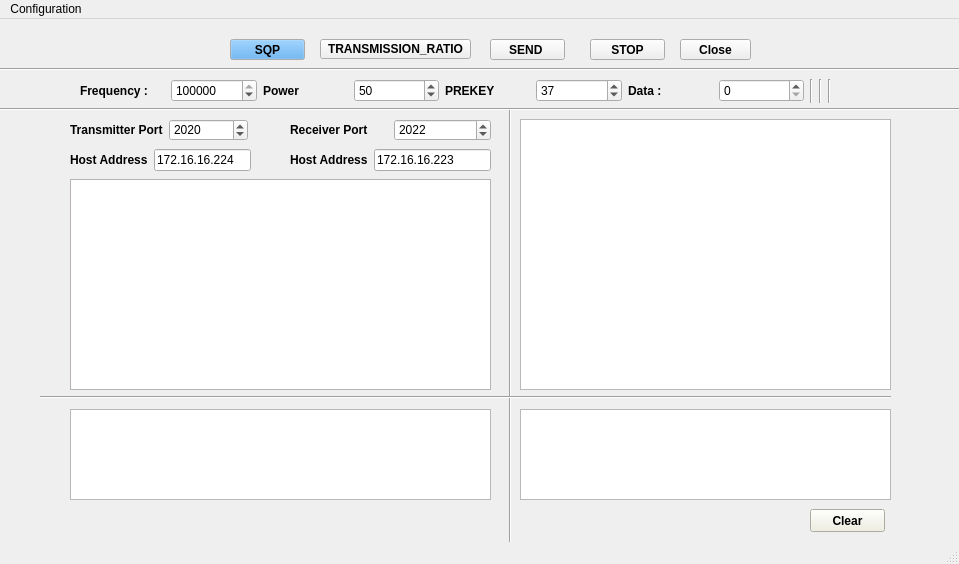
<?xml version="1.0" encoding="UTF-8"?>
<ui version="4.0">
 <class>MainWindow3</class>
 <widget class="QMainWindow" name="MainWindow3">
  <property name="geometry">
   <rect>
    <x>0</x>
    <y>0</y>
    <width>959</width>
    <height>564</height>
   </rect>
  </property>
  <property name="windowTitle">
   <string>MainWindow</string>
  </property>
  <widget class="QWidget" name="centralwidget">
   <widget class="QLabel" name="label">
    <property name="geometry">
     <rect>
      <x>80</x>
      <y>20</y>
      <width>81</width>
      <height>20</height>
     </rect>
    </property>
    <property name="text">
     <string/>
    </property>
    <property name="pixmap">
     <pixmap>../../Desktop/Capture.PNG</pixmap>
    </property>
   </widget>
   <widget class="QPushButton" name="TRANSMISSION_RATIO">
    <property name="geometry">
     <rect>
      <x>320</x>
      <y>20</y>
      <width>151</width>
      <height>20</height>
     </rect>
    </property>
    <property name="font">
     <font>
      <weight>75</weight>
      <bold>true</bold>
     </font>
    </property>
    <property name="text">
     <string>TRANSMISSION_RATIO</string>
    </property>
   </widget>
   <widget class="QPlainTextEdit" name="plainTextEdit_3">
    <property name="geometry">
     <rect>
      <x>70</x>
      <y>390</y>
      <width>421</width>
      <height>91</height>
     </rect>
    </property>
    <property name="font">
     <font>
      <family>Arial</family>
      <weight>75</weight>
      <bold>true</bold>
     </font>
    </property>
   </widget>
   <widget class="QPushButton" name="SQP">
    <property name="geometry">
     <rect>
      <x>230</x>
      <y>20</y>
      <width>75</width>
      <height>21</height>
     </rect>
    </property>
    <property name="palette">
     <palette>
      <active>
       <colorrole role="Button">
        <brush brushstyle="SolidPattern">
         <color alpha="255">
          <red>74</red>
          <green>158</green>
          <blue>231</blue>
         </color>
        </brush>
       </colorrole>
      </active>
      <inactive>
       <colorrole role="Button">
        <brush brushstyle="SolidPattern">
         <color alpha="255">
          <red>74</red>
          <green>158</green>
          <blue>231</blue>
         </color>
        </brush>
       </colorrole>
      </inactive>
      <disabled>
       <colorrole role="Button">
        <brush brushstyle="SolidPattern">
         <color alpha="255">
          <red>74</red>
          <green>158</green>
          <blue>231</blue>
         </color>
        </brush>
       </colorrole>
      </disabled>
     </palette>
    </property>
    <property name="font">
     <font>
      <weight>75</weight>
      <bold>true</bold>
     </font>
    </property>
    <property name="text">
     <string>SQP</string>
    </property>
   </widget>
   <widget class="QWidget" name="layoutWidget_3">
    <property name="geometry">
     <rect>
      <x>80</x>
      <y>60</y>
      <width>751</width>
      <height>24</height>
     </rect>
    </property>
    <layout class="QHBoxLayout" name="horizontalLayout_5">
     <item>
      <widget class="QLabel" name="label_39">
       <property name="font">
        <font>
         <family>MS Shell Dlg 2</family>
         <weight>75</weight>
         <bold>true</bold>
        </font>
       </property>
       <property name="text">
        <string>Frequency :</string>
       </property>
      </widget>
     </item>
     <item>
      <widget class="QSpinBox" name="frequence_5">
       <property name="maximum">
        <number>123456789</number>
       </property>
       <property name="value">
        <number>118025</number>
       </property>
      </widget>
     </item>
     <item>
      <widget class="QLabel" name="label_40">
       <property name="font">
        <font>
         <weight>75</weight>
         <bold>true</bold>
        </font>
       </property>
       <property name="text">
        <string>Power</string>
       </property>
      </widget>
     </item>
     <item>
      <widget class="QSpinBox" name="puissance_5">
       <property name="value">
        <number>50</number>
       </property>
      </widget>
     </item>
     <item>
      <widget class="QLabel" name="label_41">
       <property name="font">
        <font>
         <weight>75</weight>
         <bold>true</bold>
        </font>
       </property>
       <property name="text">
        <string>PREKEY</string>
       </property>
      </widget>
     </item>
     <item>
      <widget class="QSpinBox" name="prekey_5">
       <property name="minimum">
        <number>0</number>
       </property>
       <property name="stepType">
        <enum>QAbstractSpinBox::DefaultStepType</enum>
       </property>
       <property name="value">
        <number>37</number>
       </property>
      </widget>
     </item>
     <item>
      <widget class="QLabel" name="label_42">
       <property name="font">
        <font>
         <weight>75</weight>
         <bold>true</bold>
        </font>
       </property>
       <property name="text">
        <string>Data :</string>
       </property>
      </widget>
     </item>
     <item>
      <widget class="QSpinBox" name="donneesAcars">
       <property name="minimum">
        <number>0</number>
       </property>
       <property name="maximum">
        <number>1234567896</number>
       </property>
       <property name="stepType">
        <enum>QAbstractSpinBox::DefaultStepType</enum>
       </property>
      </widget>
     </item>
     <item>
      <widget class="Line" name="line_18">
       <property name="orientation">
        <enum>Qt::Vertical</enum>
       </property>
      </widget>
     </item>
     <item>
      <widget class="Line" name="line_19">
       <property name="orientation">
        <enum>Qt::Vertical</enum>
       </property>
      </widget>
     </item>
     <item>
      <widget class="Line" name="line_20">
       <property name="orientation">
        <enum>Qt::Vertical</enum>
       </property>
      </widget>
     </item>
    </layout>
   </widget>
   <widget class="QPushButton" name="pushButton">
    <property name="geometry">
     <rect>
      <x>490</x>
      <y>20</y>
      <width>75</width>
      <height>21</height>
     </rect>
    </property>
    <property name="font">
     <font>
      <weight>75</weight>
      <bold>true</bold>
     </font>
    </property>
    <property name="text">
     <string>SEND </string>
    </property>
   </widget>
   <widget class="Line" name="line_7">
    <property name="geometry">
     <rect>
      <x>-20</x>
      <y>40</y>
      <width>991</width>
      <height>20</height>
     </rect>
    </property>
    <property name="orientation">
     <enum>Qt::Horizontal</enum>
    </property>
   </widget>
   <widget class="QWidget" name="layoutWidget">
    <property name="geometry">
     <rect>
      <x>70</x>
      <y>130</y>
      <width>181</width>
      <height>22</height>
     </rect>
    </property>
    <layout class="QHBoxLayout" name="horizontalLayout_21">
     <item>
      <widget class="QLabel" name="label_44">
       <property name="font">
        <font>
         <weight>75</weight>
         <bold>true</bold>
        </font>
       </property>
       <property name="text">
        <string>Host Address</string>
       </property>
      </widget>
     </item>
     <item>
      <widget class="QLineEdit" name="hostaddress1_TX">
       <property name="text">
        <string>172.16.16.224</string>
       </property>
      </widget>
     </item>
    </layout>
   </widget>
   <widget class="QWidget" name="layoutWidget_2">
    <property name="geometry">
     <rect>
      <x>290</x>
      <y>130</y>
      <width>201</width>
      <height>22</height>
     </rect>
    </property>
    <layout class="QHBoxLayout" name="horizontalLayout_22">
     <item>
      <widget class="QLabel" name="label_45">
       <property name="font">
        <font>
         <weight>75</weight>
         <bold>true</bold>
        </font>
       </property>
       <property name="text">
        <string>Host Address</string>
       </property>
      </widget>
     </item>
     <item>
      <widget class="QLineEdit" name="hostaddress1_RX">
       <property name="text">
        <string>172.16.16.223</string>
       </property>
      </widget>
     </item>
    </layout>
   </widget>
   <widget class="QPlainTextEdit" name="plainTextEdit_4">
    <property name="geometry">
     <rect>
      <x>520</x>
      <y>390</y>
      <width>371</width>
      <height>91</height>
     </rect>
    </property>
    <property name="font">
     <font>
      <family>Arial</family>
      <weight>75</weight>
      <bold>true</bold>
     </font>
    </property>
   </widget>
   <widget class="QPlainTextEdit" name="plainTextEdit">
    <property name="geometry">
     <rect>
      <x>520</x>
      <y>100</y>
      <width>371</width>
      <height>271</height>
     </rect>
    </property>
    <property name="font">
     <font>
      <family>Arial</family>
      <pointsize>10</pointsize>
      <weight>75</weight>
      <bold>true</bold>
     </font>
    </property>
   </widget>
   <widget class="QWidget" name="layoutWidget_5">
    <property name="geometry">
     <rect>
      <x>70</x>
      <y>100</y>
      <width>178</width>
      <height>22</height>
     </rect>
    </property>
    <layout class="QHBoxLayout" name="horizontalLayout_23">
     <item>
      <widget class="QLabel" name="label_46">
       <property name="font">
        <font>
         <weight>75</weight>
         <bold>true</bold>
        </font>
       </property>
       <property name="text">
        <string>Transmitter Port</string>
       </property>
      </widget>
     </item>
     <item>
      <widget class="QSpinBox" name="port1_TX">
       <property name="maximum">
        <number>573439634</number>
       </property>
       <property name="value">
        <number>2020</number>
       </property>
      </widget>
     </item>
    </layout>
   </widget>
   <widget class="QPlainTextEdit" name="plainTextEdit_2">
    <property name="geometry">
     <rect>
      <x>70</x>
      <y>160</y>
      <width>421</width>
      <height>211</height>
     </rect>
    </property>
    <property name="palette">
     <palette>
      <active>
       <colorrole role="Base">
        <brush brushstyle="SolidPattern">
         <color alpha="255">
          <red>255</red>
          <green>255</green>
          <blue>255</blue>
         </color>
        </brush>
       </colorrole>
       <colorrole role="Window">
        <brush brushstyle="SolidPattern">
         <color alpha="255">
          <red>240</red>
          <green>232</green>
          <blue>234</blue>
         </color>
        </brush>
       </colorrole>
       <colorrole role="Shadow">
        <brush brushstyle="SolidPattern">
         <color alpha="255">
          <red>105</red>
          <green>103</green>
          <blue>103</blue>
         </color>
        </brush>
       </colorrole>
      </active>
      <inactive>
       <colorrole role="Base">
        <brush brushstyle="SolidPattern">
         <color alpha="255">
          <red>255</red>
          <green>255</green>
          <blue>255</blue>
         </color>
        </brush>
       </colorrole>
       <colorrole role="Window">
        <brush brushstyle="SolidPattern">
         <color alpha="255">
          <red>240</red>
          <green>232</green>
          <blue>234</blue>
         </color>
        </brush>
       </colorrole>
       <colorrole role="Shadow">
        <brush brushstyle="SolidPattern">
         <color alpha="255">
          <red>105</red>
          <green>103</green>
          <blue>103</blue>
         </color>
        </brush>
       </colorrole>
      </inactive>
      <disabled>
       <colorrole role="Base">
        <brush brushstyle="SolidPattern">
         <color alpha="255">
          <red>240</red>
          <green>232</green>
          <blue>234</blue>
         </color>
        </brush>
       </colorrole>
       <colorrole role="Window">
        <brush brushstyle="SolidPattern">
         <color alpha="255">
          <red>240</red>
          <green>232</green>
          <blue>234</blue>
         </color>
        </brush>
       </colorrole>
       <colorrole role="Shadow">
        <brush brushstyle="SolidPattern">
         <color alpha="255">
          <red>105</red>
          <green>103</green>
          <blue>103</blue>
         </color>
        </brush>
       </colorrole>
      </disabled>
     </palette>
    </property>
    <property name="font">
     <font>
      <family>Arial</family>
      <pointsize>10</pointsize>
      <weight>75</weight>
      <bold>true</bold>
     </font>
    </property>
   </widget>
   <widget class="Line" name="line_2">
    <property name="geometry">
     <rect>
      <x>500</x>
      <y>90</y>
      <width>20</width>
      <height>481</height>
     </rect>
    </property>
    <property name="orientation">
     <enum>Qt::Vertical</enum>
    </property>
   </widget>
   <widget class="Line" name="line_3">
    <property name="geometry">
     <rect>
      <x>-100</x>
      <y>80</y>
      <width>1121</width>
      <height>20</height>
     </rect>
    </property>
    <property name="orientation">
     <enum>Qt::Horizontal</enum>
    </property>
   </widget>
   <widget class="QPushButton" name="Clear">
    <property name="geometry">
     <rect>
      <x>810</x>
      <y>490</y>
      <width>75</width>
      <height>23</height>
     </rect>
    </property>
    <property name="palette">
     <palette>
      <active>
       <colorrole role="WindowText">
        <brush brushstyle="SolidPattern">
         <color alpha="255">
          <red>0</red>
          <green>0</green>
          <blue>0</blue>
         </color>
        </brush>
       </colorrole>
       <colorrole role="Button">
        <brush brushstyle="SolidPattern">
         <color alpha="255">
          <red>239</red>
          <green>239</green>
          <blue>222</blue>
         </color>
        </brush>
       </colorrole>
       <colorrole role="Light">
        <brush brushstyle="SolidPattern">
         <color alpha="255">
          <red>255</red>
          <green>255</green>
          <blue>255</blue>
         </color>
        </brush>
       </colorrole>
       <colorrole role="Midlight">
        <brush brushstyle="SolidPattern">
         <color alpha="255">
          <red>247</red>
          <green>247</green>
          <blue>238</blue>
         </color>
        </brush>
       </colorrole>
       <colorrole role="Dark">
        <brush brushstyle="SolidPattern">
         <color alpha="255">
          <red>119</red>
          <green>119</green>
          <blue>111</blue>
         </color>
        </brush>
       </colorrole>
       <colorrole role="Mid">
        <brush brushstyle="SolidPattern">
         <color alpha="255">
          <red>159</red>
          <green>159</green>
          <blue>148</blue>
         </color>
        </brush>
       </colorrole>
       <colorrole role="Text">
        <brush brushstyle="SolidPattern">
         <color alpha="255">
          <red>0</red>
          <green>0</green>
          <blue>0</blue>
         </color>
        </brush>
       </colorrole>
       <colorrole role="BrightText">
        <brush brushstyle="SolidPattern">
         <color alpha="255">
          <red>255</red>
          <green>255</green>
          <blue>255</blue>
         </color>
        </brush>
       </colorrole>
       <colorrole role="ButtonText">
        <brush brushstyle="SolidPattern">
         <color alpha="255">
          <red>0</red>
          <green>0</green>
          <blue>0</blue>
         </color>
        </brush>
       </colorrole>
       <colorrole role="Base">
        <brush brushstyle="SolidPattern">
         <color alpha="255">
          <red>255</red>
          <green>255</green>
          <blue>255</blue>
         </color>
        </brush>
       </colorrole>
       <colorrole role="Window">
        <brush brushstyle="SolidPattern">
         <color alpha="255">
          <red>239</red>
          <green>239</green>
          <blue>222</blue>
         </color>
        </brush>
       </colorrole>
       <colorrole role="Shadow">
        <brush brushstyle="SolidPattern">
         <color alpha="255">
          <red>0</red>
          <green>0</green>
          <blue>0</blue>
         </color>
        </brush>
       </colorrole>
       <colorrole role="AlternateBase">
        <brush brushstyle="SolidPattern">
         <color alpha="255">
          <red>247</red>
          <green>247</green>
          <blue>238</blue>
         </color>
        </brush>
       </colorrole>
       <colorrole role="ToolTipBase">
        <brush brushstyle="SolidPattern">
         <color alpha="255">
          <red>255</red>
          <green>255</green>
          <blue>220</blue>
         </color>
        </brush>
       </colorrole>
       <colorrole role="ToolTipText">
        <brush brushstyle="SolidPattern">
         <color alpha="255">
          <red>0</red>
          <green>0</green>
          <blue>0</blue>
         </color>
        </brush>
       </colorrole>
       <colorrole role="PlaceholderText">
        <brush brushstyle="SolidPattern">
         <color alpha="128">
          <red>0</red>
          <green>0</green>
          <blue>0</blue>
         </color>
        </brush>
       </colorrole>
      </active>
      <inactive>
       <colorrole role="WindowText">
        <brush brushstyle="SolidPattern">
         <color alpha="255">
          <red>0</red>
          <green>0</green>
          <blue>0</blue>
         </color>
        </brush>
       </colorrole>
       <colorrole role="Button">
        <brush brushstyle="SolidPattern">
         <color alpha="255">
          <red>239</red>
          <green>239</green>
          <blue>222</blue>
         </color>
        </brush>
       </colorrole>
       <colorrole role="Light">
        <brush brushstyle="SolidPattern">
         <color alpha="255">
          <red>255</red>
          <green>255</green>
          <blue>255</blue>
         </color>
        </brush>
       </colorrole>
       <colorrole role="Midlight">
        <brush brushstyle="SolidPattern">
         <color alpha="255">
          <red>247</red>
          <green>247</green>
          <blue>238</blue>
         </color>
        </brush>
       </colorrole>
       <colorrole role="Dark">
        <brush brushstyle="SolidPattern">
         <color alpha="255">
          <red>119</red>
          <green>119</green>
          <blue>111</blue>
         </color>
        </brush>
       </colorrole>
       <colorrole role="Mid">
        <brush brushstyle="SolidPattern">
         <color alpha="255">
          <red>159</red>
          <green>159</green>
          <blue>148</blue>
         </color>
        </brush>
       </colorrole>
       <colorrole role="Text">
        <brush brushstyle="SolidPattern">
         <color alpha="255">
          <red>0</red>
          <green>0</green>
          <blue>0</blue>
         </color>
        </brush>
       </colorrole>
       <colorrole role="BrightText">
        <brush brushstyle="SolidPattern">
         <color alpha="255">
          <red>255</red>
          <green>255</green>
          <blue>255</blue>
         </color>
        </brush>
       </colorrole>
       <colorrole role="ButtonText">
        <brush brushstyle="SolidPattern">
         <color alpha="255">
          <red>0</red>
          <green>0</green>
          <blue>0</blue>
         </color>
        </brush>
       </colorrole>
       <colorrole role="Base">
        <brush brushstyle="SolidPattern">
         <color alpha="255">
          <red>255</red>
          <green>255</green>
          <blue>255</blue>
         </color>
        </brush>
       </colorrole>
       <colorrole role="Window">
        <brush brushstyle="SolidPattern">
         <color alpha="255">
          <red>239</red>
          <green>239</green>
          <blue>222</blue>
         </color>
        </brush>
       </colorrole>
       <colorrole role="Shadow">
        <brush brushstyle="SolidPattern">
         <color alpha="255">
          <red>0</red>
          <green>0</green>
          <blue>0</blue>
         </color>
        </brush>
       </colorrole>
       <colorrole role="AlternateBase">
        <brush brushstyle="SolidPattern">
         <color alpha="255">
          <red>247</red>
          <green>247</green>
          <blue>238</blue>
         </color>
        </brush>
       </colorrole>
       <colorrole role="ToolTipBase">
        <brush brushstyle="SolidPattern">
         <color alpha="255">
          <red>255</red>
          <green>255</green>
          <blue>220</blue>
         </color>
        </brush>
       </colorrole>
       <colorrole role="ToolTipText">
        <brush brushstyle="SolidPattern">
         <color alpha="255">
          <red>0</red>
          <green>0</green>
          <blue>0</blue>
         </color>
        </brush>
       </colorrole>
       <colorrole role="PlaceholderText">
        <brush brushstyle="SolidPattern">
         <color alpha="128">
          <red>0</red>
          <green>0</green>
          <blue>0</blue>
         </color>
        </brush>
       </colorrole>
      </inactive>
      <disabled>
       <colorrole role="WindowText">
        <brush brushstyle="SolidPattern">
         <color alpha="255">
          <red>119</red>
          <green>119</green>
          <blue>111</blue>
         </color>
        </brush>
       </colorrole>
       <colorrole role="Button">
        <brush brushstyle="SolidPattern">
         <color alpha="255">
          <red>239</red>
          <green>239</green>
          <blue>222</blue>
         </color>
        </brush>
       </colorrole>
       <colorrole role="Light">
        <brush brushstyle="SolidPattern">
         <color alpha="255">
          <red>255</red>
          <green>255</green>
          <blue>255</blue>
         </color>
        </brush>
       </colorrole>
       <colorrole role="Midlight">
        <brush brushstyle="SolidPattern">
         <color alpha="255">
          <red>247</red>
          <green>247</green>
          <blue>238</blue>
         </color>
        </brush>
       </colorrole>
       <colorrole role="Dark">
        <brush brushstyle="SolidPattern">
         <color alpha="255">
          <red>119</red>
          <green>119</green>
          <blue>111</blue>
         </color>
        </brush>
       </colorrole>
       <colorrole role="Mid">
        <brush brushstyle="SolidPattern">
         <color alpha="255">
          <red>159</red>
          <green>159</green>
          <blue>148</blue>
         </color>
        </brush>
       </colorrole>
       <colorrole role="Text">
        <brush brushstyle="SolidPattern">
         <color alpha="255">
          <red>119</red>
          <green>119</green>
          <blue>111</blue>
         </color>
        </brush>
       </colorrole>
       <colorrole role="BrightText">
        <brush brushstyle="SolidPattern">
         <color alpha="255">
          <red>255</red>
          <green>255</green>
          <blue>255</blue>
         </color>
        </brush>
       </colorrole>
       <colorrole role="ButtonText">
        <brush brushstyle="SolidPattern">
         <color alpha="255">
          <red>119</red>
          <green>119</green>
          <blue>111</blue>
         </color>
        </brush>
       </colorrole>
       <colorrole role="Base">
        <brush brushstyle="SolidPattern">
         <color alpha="255">
          <red>239</red>
          <green>239</green>
          <blue>222</blue>
         </color>
        </brush>
       </colorrole>
       <colorrole role="Window">
        <brush brushstyle="SolidPattern">
         <color alpha="255">
          <red>239</red>
          <green>239</green>
          <blue>222</blue>
         </color>
        </brush>
       </colorrole>
       <colorrole role="Shadow">
        <brush brushstyle="SolidPattern">
         <color alpha="255">
          <red>0</red>
          <green>0</green>
          <blue>0</blue>
         </color>
        </brush>
       </colorrole>
       <colorrole role="AlternateBase">
        <brush brushstyle="SolidPattern">
         <color alpha="255">
          <red>239</red>
          <green>239</green>
          <blue>222</blue>
         </color>
        </brush>
       </colorrole>
       <colorrole role="ToolTipBase">
        <brush brushstyle="SolidPattern">
         <color alpha="255">
          <red>255</red>
          <green>255</green>
          <blue>220</blue>
         </color>
        </brush>
       </colorrole>
       <colorrole role="ToolTipText">
        <brush brushstyle="SolidPattern">
         <color alpha="255">
          <red>0</red>
          <green>0</green>
          <blue>0</blue>
         </color>
        </brush>
       </colorrole>
       <colorrole role="PlaceholderText">
        <brush brushstyle="SolidPattern">
         <color alpha="128">
          <red>0</red>
          <green>0</green>
          <blue>0</blue>
         </color>
        </brush>
       </colorrole>
      </disabled>
     </palette>
    </property>
    <property name="font">
     <font>
      <weight>75</weight>
      <bold>true</bold>
     </font>
    </property>
    <property name="text">
     <string>Clear</string>
    </property>
   </widget>
   <widget class="QWidget" name="layoutWidget_4">
    <property name="geometry">
     <rect>
      <x>290</x>
      <y>100</y>
      <width>201</width>
      <height>22</height>
     </rect>
    </property>
    <layout class="QHBoxLayout" name="horizontalLayout_20">
     <item>
      <widget class="QLabel" name="label_38">
       <property name="font">
        <font>
         <weight>75</weight>
         <bold>true</bold>
        </font>
       </property>
       <property name="text">
        <string>Receiver Port</string>
       </property>
      </widget>
     </item>
     <item>
      <widget class="QSpinBox" name="port1_RX">
       <property name="maximum">
        <number>573439634</number>
       </property>
       <property name="value">
        <number>2022</number>
       </property>
      </widget>
     </item>
    </layout>
   </widget>
   <widget class="Line" name="line_8">
    <property name="geometry">
     <rect>
      <x>40</x>
      <y>370</y>
      <width>851</width>
      <height>16</height>
     </rect>
    </property>
    <property name="orientation">
     <enum>Qt::Horizontal</enum>
    </property>
   </widget>
   <widget class="QPushButton" name="close">
    <property name="geometry">
     <rect>
      <x>680</x>
      <y>20</y>
      <width>71</width>
      <height>21</height>
     </rect>
    </property>
    <property name="font">
     <font>
      <weight>75</weight>
      <bold>true</bold>
     </font>
    </property>
    <property name="text">
     <string>Close</string>
    </property>
   </widget>
   <widget class="QPushButton" name="pushButton_2">
    <property name="geometry">
     <rect>
      <x>590</x>
      <y>20</y>
      <width>75</width>
      <height>21</height>
     </rect>
    </property>
    <property name="font">
     <font>
      <weight>75</weight>
      <bold>true</bold>
     </font>
    </property>
    <property name="text">
     <string>STOP</string>
    </property>
   </widget>
  </widget>
  <widget class="QMenuBar" name="menubar">
   <property name="geometry">
    <rect>
     <x>0</x>
     <y>0</y>
     <width>959</width>
     <height>21</height>
    </rect>
   </property>
   <widget class="QMenu" name="menuConfiguration">
    <property name="title">
     <string>Configuration</string>
    </property>
    <widget class="QMenu" name="menuTransmitter">
     <property name="title">
      <string>Transmitter</string>
     </property>
     <addaction name="actionPARAM_REQ"/>
     <addaction name="actionUNIT_DATA_EQ"/>
     <addaction name="actionPWR_SET_REQ"/>
     <addaction name="actionMODE_SET_REQ"/>
     <addaction name="actionPURGE_REQ"/>
    </widget>
    <widget class="QMenu" name="menuReceiver">
     <property name="title">
      <string>Receiver</string>
     </property>
     <addaction name="actionPARAM_REQ_2"/>
     <addaction name="actionMODE_SET_REQ_2"/>
    </widget>
    <addaction name="menuTransmitter"/>
    <addaction name="menuReceiver"/>
    <addaction name="actionVersion"/>
   </widget>
   <addaction name="menuConfiguration"/>
  </widget>
  <widget class="QStatusBar" name="statusbar"/>
  <action name="actionPARAM_REQ">
   <property name="text">
    <string>PARAM_REQ</string>
   </property>
  </action>
  <action name="actionPARAM_REQ_2">
   <property name="text">
    <string>PARAM_REQ</string>
   </property>
  </action>
  <action name="actionUNIT_DATA_EQ">
   <property name="text">
    <string>UNIT_DATA_REQ</string>
   </property>
  </action>
  <action name="actionPWR_SET_REQ">
   <property name="text">
    <string>PWR_SET_REQ</string>
   </property>
  </action>
  <action name="actionMODE_SET_REQ">
   <property name="text">
    <string>MODE_SET_REQ</string>
   </property>
  </action>
  <action name="actionMODE_SET_REQ_2">
   <property name="text">
    <string>MODE_SET_REQ</string>
   </property>
  </action>
  <action name="actionPURGE_REQ">
   <property name="text">
    <string>PURGE_REQ</string>
   </property>
  </action>
  <action name="actionVersion">
   <property name="text">
    <string>Version</string>
   </property>
  </action>
 </widget>
 <resources/>
 <connections/>
</ui>
